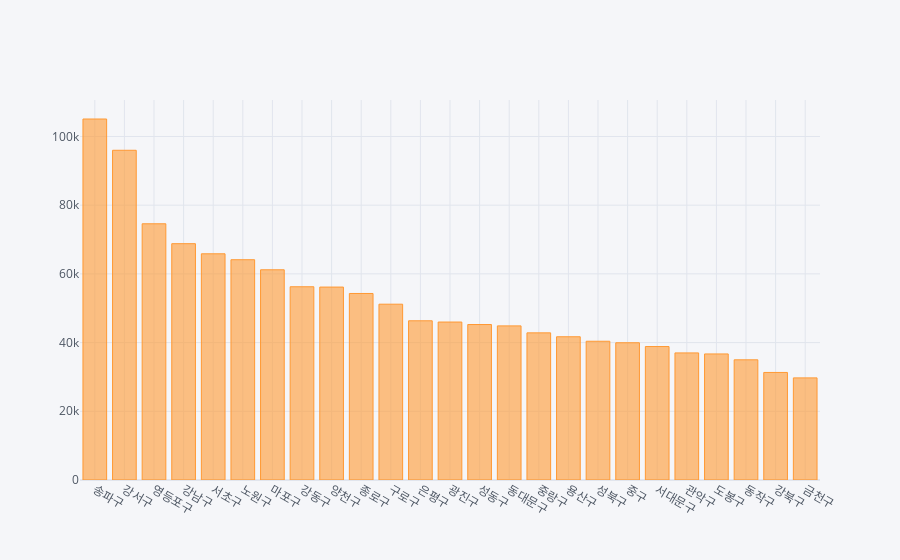

This figure's notebook cell:
### Code cell
df["자치구"].value_counts().iplot(kind="bar")

### Figure 1 — Plotly figure (JSON) as saved in the notebook; plotly's stock layout.template omitted (floating-point values rounded to 4 significant figures)
{"data": [{"marker": {"color": "rgba(255, 153, 51, 0.6)", "line": {"color": "rgba(255, 153, 51, 1.0)", "width": 1}}, "name": "자치구", "orientation": "v", "text": "", "type": "bar", "x": ["송파구", "강서구", "영등포구", "강남구", "서초구", "노원구", "마포구", "강동구", "양천구", "종로구", "구로구", "은평구", "광진구", "성동구", "동대문구", "중랑구", "용산구", "성북구", "중구", "서대문구", "관악구", "도봉구", "동작구", "강북구", "금천구"], "y": [105080, 95975, 74579, 68787, 65839, 64116, 61187, 56248, 56159, 54291, 51174, 46344, 45980, 45255, 44861, 42828, 41695, 40390, 39952, 38848, 36991, 36692, 34981, 31308, 29725]}], "layout": {"legend": {"bgcolor": "#F5F6F9", "font": {"color": "#4D5663"}}, "paper_bgcolor": "#F5F6F9", "plot_bgcolor": "#F5F6F9", "title": {"font": {"color": "#4D5663"}}, "xaxis": {"gridcolor": "#E1E5ED", "showgrid": true, "tickfont": {"color": "#4D5663"}, "title": {"font": {"color": "#4D5663"}, "text": ""}, "zerolinecolor": "#E1E5ED"}, "yaxis": {"gridcolor": "#E1E5ED", "showgrid": true, "tickfont": {"color": "#4D5663"}, "title": {"font": {"color": "#4D5663"}, "text": ""}, "zerolinecolor": "#E1E5ED"}}}
